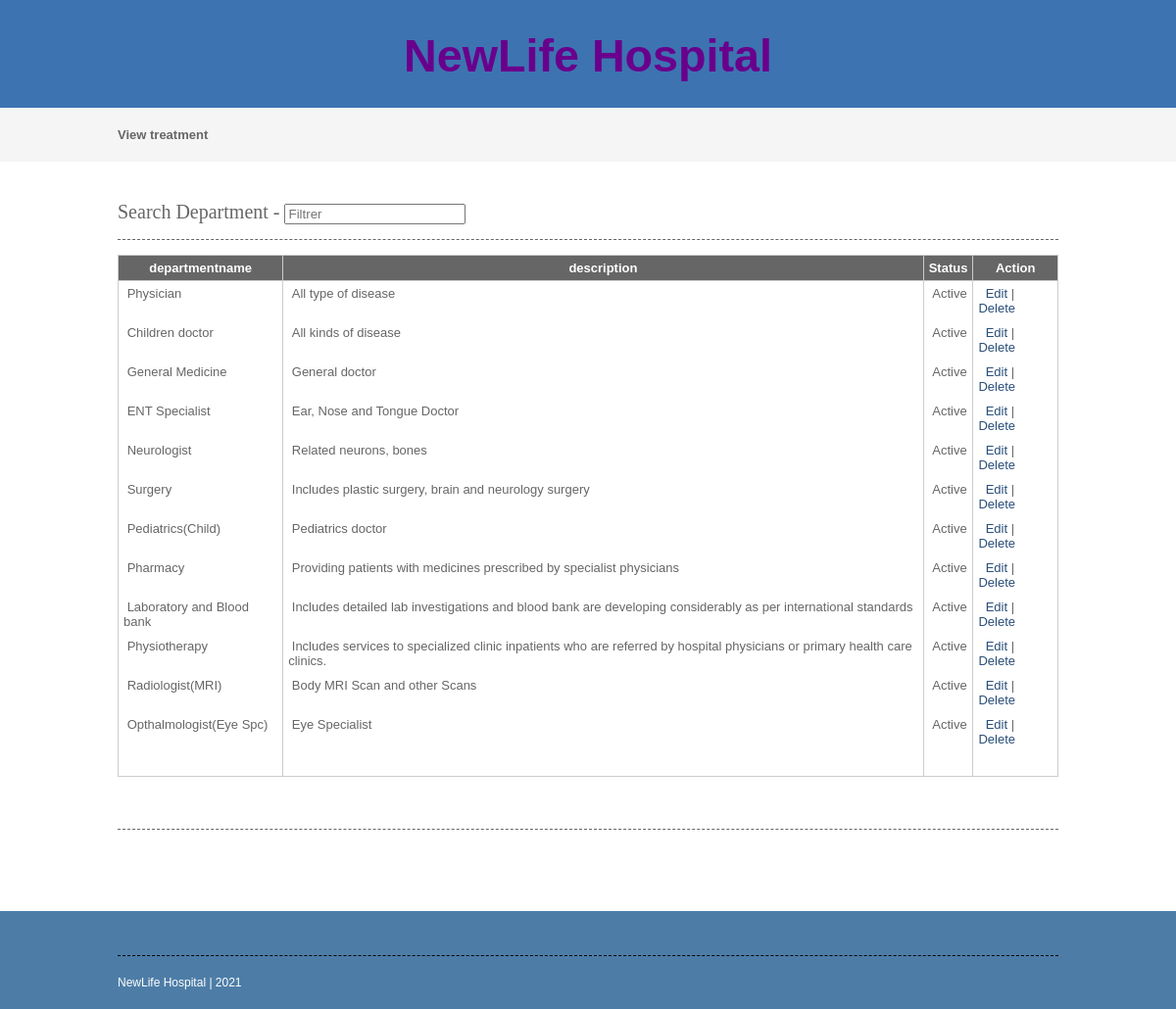
Page /viewdepartment.php on the committed database.
### tables this page shows
CREATE TABLE `department` (
  `departmentid` int(10) NOT NULL,
  `departmentname` varchar(100) NOT NULL,
  `description` text NOT NULL,
  `status` varchar(10) NOT NULL
);

### viewdepartment.php (the view, shortened to what this page needs)
<?php
include("headers.php");
include("dbconnection.php");
?>
<div class="wrapper col2">
  <div id="breadcrumb">
    <ul>
      <li class="first">View  treatment</li></ul>
  </div>
</div>
<div class="wrapper col4">
  <div id="container">
<section class="container">
<h2>Search Department - <input type="search" class="light-table-filter" data-table="order-table" placeholder="Filtrer" /></h2>
	<table class="order-table">
      <thead>
        <tr>
          <th>departmentname</th>
          <th>description</th>
          <th>Status</th>
          <th>Action</th>
        </tr>
        </thead>
        <tbody>
          <?php
		$sql ="SELECT * FROM department";
		$qsql = mysqli_query($con,$sql);
		while($rs = mysqli_fetch_array($qsql))
		{
        echo "<tr>
          <td>&nbsp;$rs[departmentname]</td>
          <td>&nbsp;$rs[description]</td>
			 <td>&nbsp;$rs[status]</td>
			 <td>&nbsp;
			  <a href='department.php?editid=$rs[departmentid]'>Edit</a> | <a href='viewdepartment.php?delid=$rs[departmentid]'>Delete</a> </td>
        </tr>";
		}
		?>
        <tr>
          <td>&nbsp;</td>
          <td>&nbsp;</td>
          <td>&nbsp;</td>
          <td>&nbsp;</td>
        </tr>
      </tbody>
    </table>
    </section>
    <h1>&nbsp;</h1>
    <p>&nbsp;</p>
  </div>
</div>
<?php
include("footers.php");
?>

### layout/styles/layout.css (style rules this page uses)
html { overflow-y:scroll; }
body { margin:0; padding:0; font-size:13px; font-family:verdana, Arial, Helvetica, sans-serif; color:#FFFFFF; background-color:#4F473A; }
a { outline:none; text-decoration:none; }
div.wrapper { display:block; width:100%; margin:0; text-align:left; }
.col2 { color:#666666; background-color:#F5F5F5; }
.col3, .col4 { color:#666666; background-color:#FFFFFF; }
#head, #gallery, #breadcrumb, #container, #footer { display:block; position:relative; width:960px; margin:0 auto; }
#breadcrumb { padding:20px 0; }
#breadcrumb ul { margin:0; padding:0; list-style:none; }
#breadcrumb ul li { display:inline; }
#breadcrumb ul li.first { font-weight:bold; }
#container { padding:40px 0; }
#container h1, #container h2, #container h3, #container h4, #container h5, #container h6 { margin:0 0 15px 0; padding:0 0 15px 0; line-height:normal; font-weight:normal; font-size:20px; font-family:Georgia, "Times New Roman", Times, serif; border-bottom:1px dashed #666666; }
#container a { color:#294E79; background-color:#FFFFFF; }

### layout/styles/tables.css (style rules this page uses)
table { width:100%; border-collapse:collapse; table-layout:auto; vertical-align:top; margin-bottom:15px; border:1px solid #CCCCCC; }
table thead th { color:#FFFFFF; background-color:#666666; border:1px solid #CCCCCC; border-collapse:collapse; text-align:center; table-layout:auto; vertical-align:middle; }
table tbody td { vertical-align:top; border-collapse:collapse; border-left:1px solid #CCCCCC; border-right:1px solid #CCCCCC; }
table thead th, table tbody td { padding:5px; border-collapse:collapse; }

### rows in the picture
department: departmentname "Physician", description "All type of disease", status "Active"
department: departmentname "Children doctor", description "All kinds of disease", status "Active"
department: departmentname "General Medicine", description "General doctor", status "Active"
department: departmentname "ENT Specialist", description "Ear, Nose and Tongue Doctor", status "Active"
department: departmentname "Neurologist", description "Related neurons, bones", status "Active"
department: departmentname "Surgery", description "Includes plastic surgery, brain and neurology surgery", status "Active"
department: departmentname "Pediatrics(Child)", description "Pediatrics doctor", status "Active"
department: departmentname "Pharmacy", description "Providing patients with medicines prescribed by specialist physicians", status "Active"
department: departmentname "Laboratory and Blood bank", description "Includes detailed lab investigations and blood bank are developing considerably as per international standards", status "Active"
department: departmentname "Physiotherapy", description "Includes services to specialized clinic inpatients who are referred by hospital physicians or primary health care clinics.", status "Active"
department: departmentname "Radiologist(MRI)", description "Body MRI Scan and other Scans", status "Active"
department: departmentname "Opthalmologist(Eye Spc)", description "Eye Specialist", status "Active"
